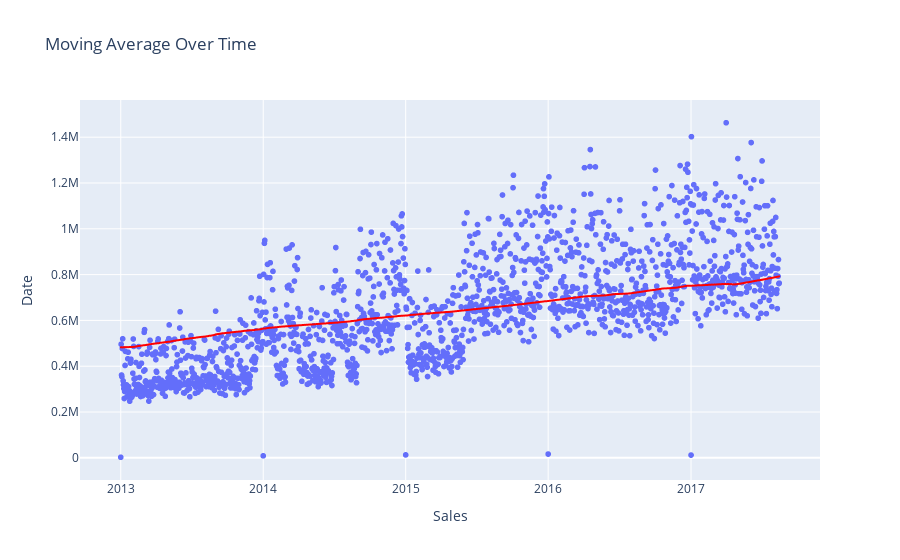

Notebook cell for this chart:
### Code cell
fig1 = px.scatter(daily_df, x='date', y='sales')
fig2 = px.line(daily_df, x='date', y='moving_average', color_discrete_sequence=['red'])
fig3 = go.Figure(data=fig1.data + fig2.data)
fig3 = fig3.update_layout(xaxis_title="Sales", yaxis_title="Date", title = 'Moving Average Over Time')
fig3.show()

### Figure 1 — Plotly figure (JSON) as saved in the notebook; plotly's stock layout.template omitted (floating-point values rounded to 4 significant figures; data arrays with more than 128 entries replaced by an {"elided": "..."} marker saying what was removed)
{"data": [{"hovertemplate": "date=%{x}<br>sales=%{y}<extra></extra>", "legendgroup": "", "marker": {"color": "#636efa", "symbol": "circle"}, "mode": "markers", "name": "", "showlegend": false, "type": "scattergl", "x": {"elided": "1684 str values"}, "xaxis": "x", "y": {"elided": "1684 float values"}, "yaxis": "y"}, {"hovertemplate": "date=%{x}<br>moving_average=%{y}<extra></extra>", "legendgroup": "", "line": {"color": "red", "dash": "solid"}, "marker": {"symbol": "circle"}, "mode": "lines", "name": "", "showlegend": false, "type": "scattergl", "x": {"elided": "1684 str values"}, "xaxis": "x", "y": {"elided": "1684 float values"}, "yaxis": "y"}], "layout": {"title": {"text": "Moving Average Over Time"}, "xaxis": {"title": {"text": "Sales"}}, "yaxis": {"title": {"text": "Date"}}}}
